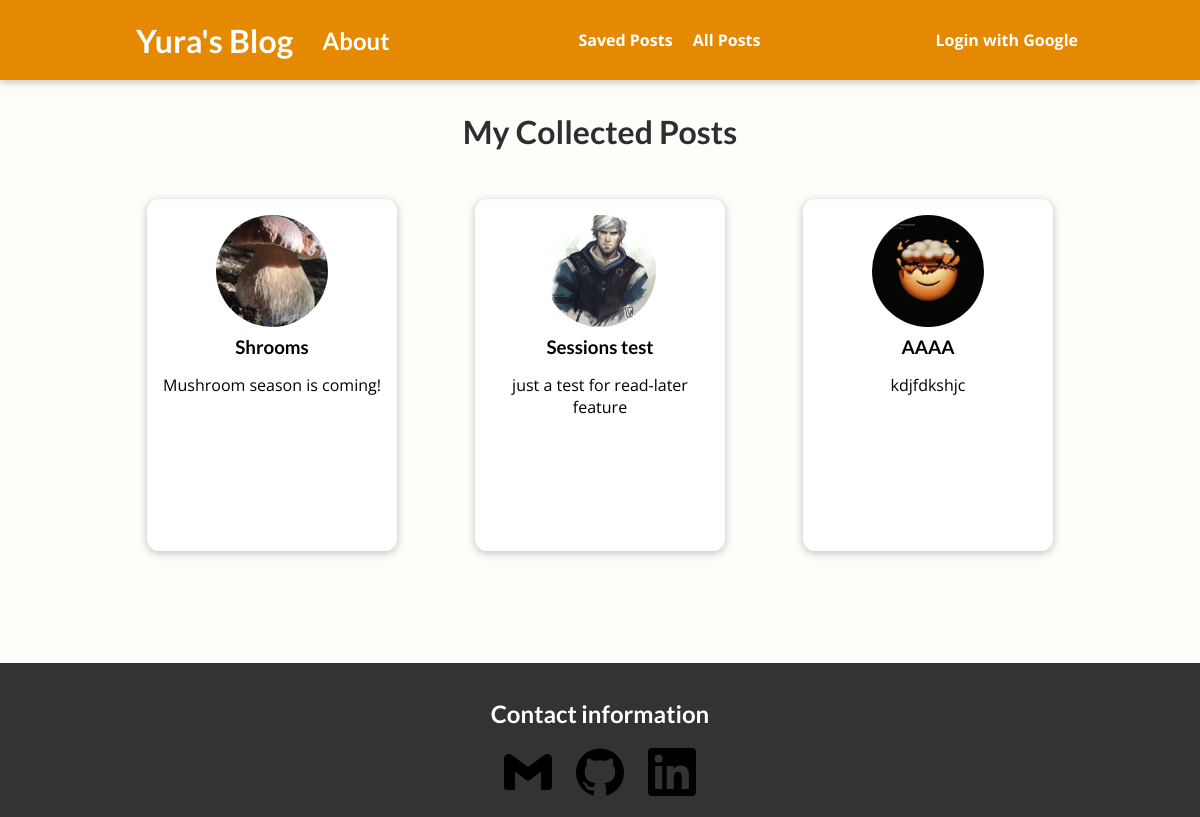
Page /posts on the earlier database version.
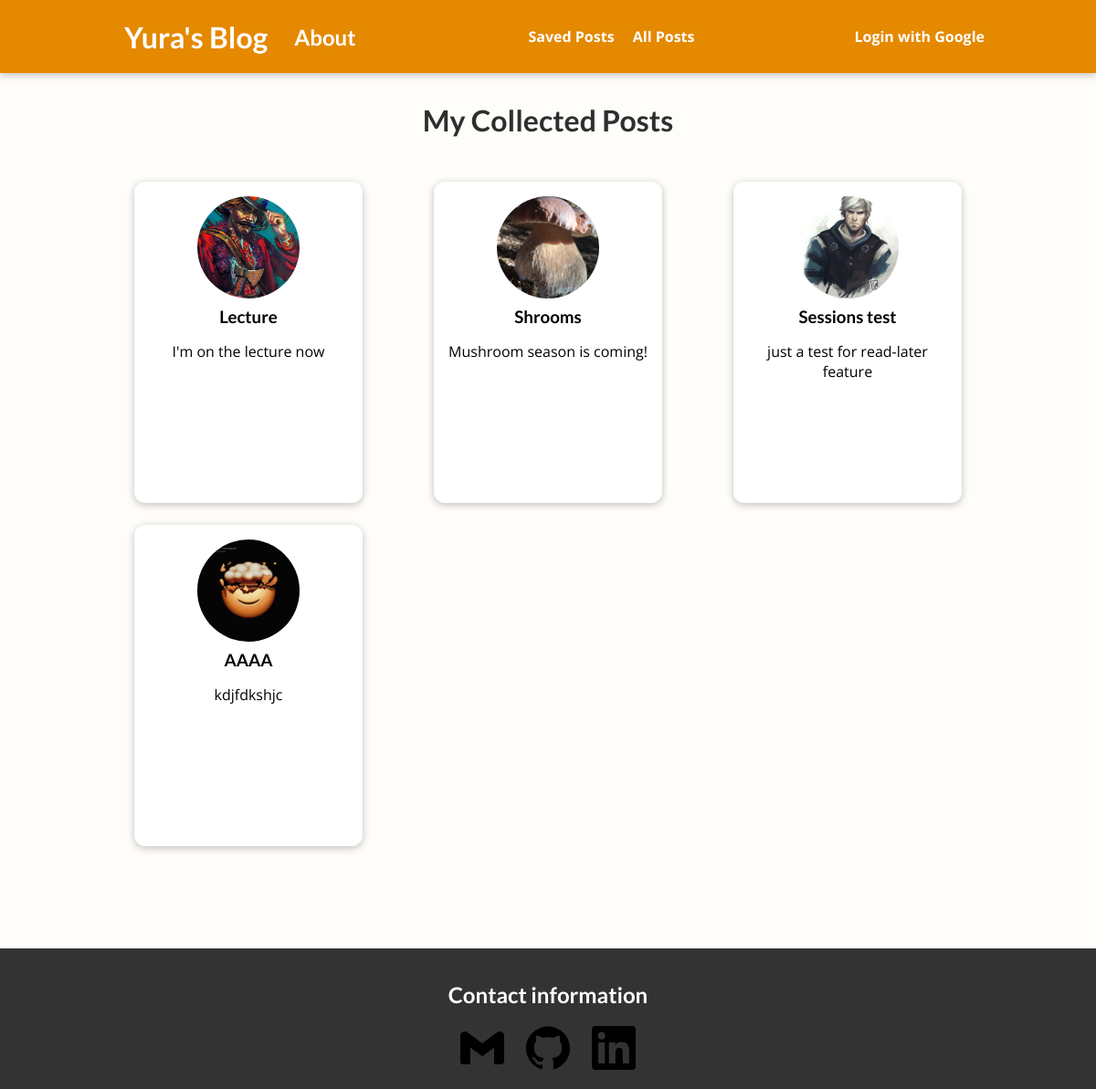
Same page on the later database version.
### main_app/models.py (models this page shows, shortened)
class Post(models.Model):
    title = models.CharField(max_length=100)
    excerpt = models.CharField(max_length=150)
    image = models.ImageField(upload_to="posts", null=True)
    date = models.DateField(auto_now=True)
    slug = models.SlugField(unique=True, blank=True, null=False, db_index=True)
    content = models.TextField(validators=[MinLengthValidator(10)])
    author = models.ForeignKey(Author, on_delete=models.SET_NULL, null=True, related_name="posts")
    tags = models.ManyToManyField(Tag)

### main_app/views.py (the view)
# urls.py: path("posts", views.AllPostView.as_view(), name="all-posts"),
class AllPostView(ListView):
    model = Post
    template_name = "main_app/all-posts.html"
    ordering = ["-date"]
    context_object_name = "all_posts"

### main_app/templates/main_app/all-posts.html (shortened to what this page needs)
{% extends 'base.html' %}
{% load static %}
{% block css_files%}
    <link rel="stylesheet" href="{% static "main_app/post.css" %}">
    <link rel="stylesheet" href="{% static "main_app/all-posts.css" %}">
{% endblock %}
{% block content %}
<section id="all-posts">
    <h2>My Collected Posts</h2>
    <ul id="posts-ul">
        {% for post in all_posts %}
            {% include "main_app/includes/post.html" %}
        {% endfor %}
    </ul>
</section>
{% endblock %}

### templates/base.html (shortened to what this page needs)
{% load static %}
{% load socialaccount %}
<!DOCTYPE html>
<html lang="en">
<head>
    <link rel="stylesheet" href="{% static "app.css" %}">
    {% block css_files %}{% endblock %}
</head>
<body>
    <header id="main-navigation">
        <div>
            <h1><a href="{% url "starting-page" %}">Yura's Blog</a></h1>
        </div>
        <div class="about-div">
            <h2><a href="{% url "about" %}">About</a></h2>
        </div>
        <nav>
            <a href="{% url "read-later" %}">Saved Posts</a>
            <a href="{% url "all-posts"%}">All Posts</a>
        </nav>
        <div>
            {% if user.is_authenticated %}
                <p class="user-name">Hi, {{ user.username }}</p>
                <a class="login-logout" href="{% url "logout" %}">Logout</a>
            {% else %}
                <a class="login-logout" href="{% provider_login_url "google" %}">Login with Google</a>
            {% endif %}
        </div>
    </header>
    {% block content %}{% endblock %}
    <footer>
        <h2>Contact information</h2>
        <ul>
            <li><a href="mailto:yura.gavriley@gmail.com"><img src="{% static "icons/gmail.svg" %}"></a></li>
            <li><a href="https://github.com/YuraGavriley"><img src="{% static "icons/github.svg" %}"></a></li>
            <li><a href="https://linkedin.com/in/yurii-stopchytskyi-a3ab47255"><img src="{% static "icons/linkedin.svg" %}"></a></li>
        </ul>
    </footer>
</body>
</html>

### main_app/templates/main_app/includes/post.html
<li>
    <article class="post">
        <a href="{% url "single-post" post.slug %}">
            <img src="{{ post.image.url }}" alt="{{ post.title }}">
            <div class="post__content">
                <h3>{{ post.title }}</h3>
                <p>
                    {{ post.excerpt }}
                </p>
               </div>
         </a>
    </article>
</li>

### static/app.css (style rules this page uses)
* { box-sizing: border-box; }
html { font-family: 'Open Sans', 'Lato', sans-serif; }
body { margin: 0; }
h1, h2, h3 { font-family: 'Lato', sans-serif; font-weight: bold; }
#main-navigation { width: 100%; height: 5rem; display: flex; justify-content: space-between; align-items: center; padding: 0 10%; position: absolute; top: 0; left: 0; }
#main-navigation a { text-decoration: none; color: white; font-weight: bold; margin-left: 1rem; }
#main-navigation .login-logout { margin: 0; padding-left: 2px; padding-right: 2px; }
.about-div { margin-left: -10rem; }
footer { background-color: #333; color: white; padding: 1rem 3rem; text-align: center; }
footer ul { list-style-type: none; margin: 0; padding: 0; }
footer li { display: inline; margin-right: 20px; }
footer li:last-of-type { margin: 0; }
footer img { height: 3rem; width: 3rem; }

### main_app/static/main_app/post.css (style rules this page uses)
.post { display: flex; flex-direction: column; align-items: center; text-align: center; }
.post a { text-decoration: none; color: black; transition: all 0.2s ease; padding: 1rem; width: 250px; }
.post img { width: 5rem; height: 5rem; object-fit: cover; border-radius: 50%; }
.post h3 { margin: 0.25rem 0; }

### main_app/static/main_app/all-posts.css (style rules this page uses)
body { background-color: #FFFDFA; }
#main-navigation { background-color: #E48900; box-shadow: 0 2px 8px rgba(0, 0, 0, 0.25); }
#all-posts { margin: 7rem auto; width: 90%; max-width: 60rem; }
#all-posts h2 { text-align: center; font-size: 2rem; color: #2e2e2e; margin: 3rem 0; }
#posts-ul { list-style: none; margin: 0; padding: 0; display: grid; grid-template-columns: repeat(auto-fill, minmax(17rem, 1fr)); gap: 1.5rem; }
.post img { width: 7rem; height: 7rem; }
.post a { height: 22rem; transform-origin: center; box-shadow: 0 2px 8px rgba(0, 0, 0, 0.25); border-radius: 12px; background-color: white; }

Differences in the rows shown:
added Post: image (picture), title "Lecture", excerpt "I'm on the lecture now"
